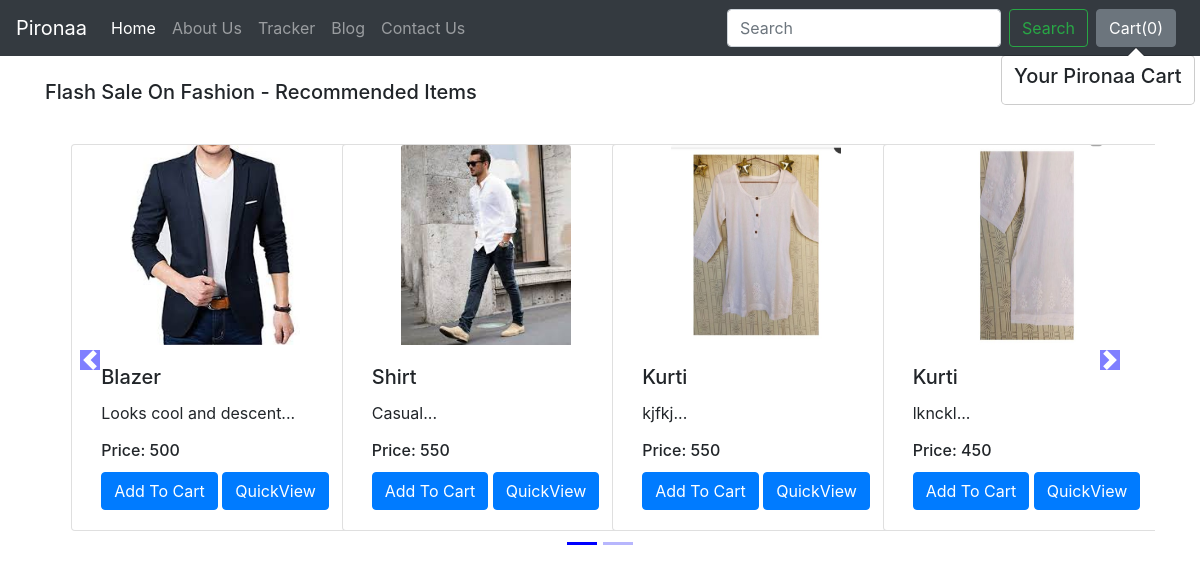
The app's page /shop/ with its own data.
### shop/models.py (models this page shows, shortened)
class Product(models.Model):
    product_id = models.AutoField
    product_name = models.CharField(max_length=50)
    category = models.CharField(max_length=50, default="")
    subcategory = models.CharField(max_length=50, default="")
    price = models.IntegerField(default=0)
    desc = models.CharField(max_length=300)
    pub_date = models.DateField()
    image = models.ImageField(upload_to='shop/images', default="")

### shop/views.py (the view)
# urls.py: path('', views.index)
def index(request):
    allProds = []
    catprods = Product.objects.values('category', 'id')
    cats = {item['category'] for item in catprods}
    for cat in cats:
        prod = Product.objects.filter(category=cat)
        n = len(prod)
        nSlides = n // 4 + ceil((n / 4) - (n // 4))
        allProds.append([prod, range(1, nSlides), nSlides])
    params = {'allProds':allProds}
    return render(request, 'shop/index.html', params)

### shop/templates/shop/index.html (shortened to what this page needs)
{% extends 'shop/basic.html' %}
{% block body %}
    {% load static %}
    <div class="container">
        {% for product, range, nSlides in allProds %}
            <h5 class="my-4">Flash Sale On {{product.0.category}} - Recommended Items</h5>
            <div class="row">
                <div id="demo{{forloop.counter}}" class="col carousel slide my-3" data-ride="carousel">
                    <ul class="carousel-indicators">
                        <li data-target="#demo{{forloop.counter}}" data-slide-to="0" class="active"></li>
                        {% for i in range %}
                            <li data-target="#demo{{forloop.parentloop.counter}}" data-slide-to="{{i}}"></li>
                        {% endfor %}
                    </ul>
                    <div class="container carousel-inner no-padding">
                        <div class="carousel-item active">
                            {% for i in product %}
                                <div class="col-xs-3 col-sm-3 col-md-3">
                                    <div class="card align-items-center" style="width: 18rem;">
                                        <img src='/media/{{i.image}}' class="card-img-top" alt="...">
                                        <div class="card-body">
                                            <h5 class="card-title" id="namepr{{i.id}}">{{i.product_name}}</h5>
                                            <p class="card-text">{{i.desc|slice:"0:53"}}...</p>
                                            <h6 class ="card-title" >Price: <span id="pricepr{{i.id}}">{{i.price}}</span></h6>
                                            <span id="divpr{{i.id}}" class="divpr">
                                                <button id="pr{{i.id}}" class="btn btn-primary cart">Add To Cart</button>
                                            </span>
                                            <a href="/shop/products/{{i.id}}"><button id="qv{{i.id}}" class="btn btn-primary cart">QuickView</button></a>
                                        </div>
                                    </div>
                                </div>
                                {% if forloop.counter|divisibleby:4 and forloop.counter > 0 and not forloop.last %}
                                </div>
                                {% endif %}
                            {% endfor %}
                    </div>
                </div>
                <a class="carousel-control-prev" href="#demo{{forloop.counter}}" data-slide="prev">
                    <span class="carousel-control-prev-icon"></span>
                </a>
                <a class="carousel-control-next" href="#demo{{forloop.counter}}" data-slide="next">
                    <span class="carousel-control-next-icon"></span>
                </a>
            </div>
        {% endfor %}
    </div>
{% endblock %}

### shop/templates/shop/basic.html (shortened to what this page needs)
<!doctype html>
<html lang="en">
  <head>
    <link rel="stylesheet" href="https://stackpath.bootstrapcdn.com/bootstrap/4.2.1/css/bootstrap.min.css">
  </head>
  <body>
    <nav class="navbar navbar-expand-lg navbar-dark bg-dark">
  <a class="navbar-brand" href="/shop">Pironaa</a>
  <div class="collapse navbar-collapse" id="navbarSupportedContent">
    <ul class="navbar-nav mr-auto">
      <li class="nav-item active">
        <a class="nav-link" href="/shop">Home <span class="sr-only">(current)</span></a>
      </li>
      <li class="nav-item">
        <a class="nav-link" href="/shop/about">About Us</a>
      </li>
      <li class="nav-item">
        <a class="nav-link" href="/shop/tracker">Tracker</a>
      </li>
      <li class="nav-item">
        <a class="nav-link" href="/blog">Blog</a>
      </li>
      <li class="nav-item">
        <a class="nav-link" href="/shop/contact">Contact Us</a>
      </li>
    </ul>
    <form class="form-inline my-2 my-lg-0">
      <input class="form-control mr-sm-2" type="search" placeholder="Search" aria-label="Search">
      <button class="btn btn-outline-success my-2 my-sm-0" type="submit">Search</button>
    </form>
    <button type="button" class="btn btn-secondary mx-2" id="popcart" data-container="body" data-toggle="popover" data-placement="bottom" data-html="true" data-content="Vivamus
sagittis lacus vel augue laoreet rutrum faucibus.">
  Cart(<span id="cart">0</span>)
</button>
  </div>
</nav>
  {% block body %} {% endblock %}
  </body>
</html>

### records on screen
Product: category "Fashion", image (picture), product_name "Blazer", desc "Looks cool and descent", price "500"
Product: image (picture), product_name "Shirt", desc "Casual", price "550"
Product: image (picture), product_name "Kurti", desc "kjfkj", price "550"
Product: image (picture), product_name "Kurti", desc "lknckl", price "450"
